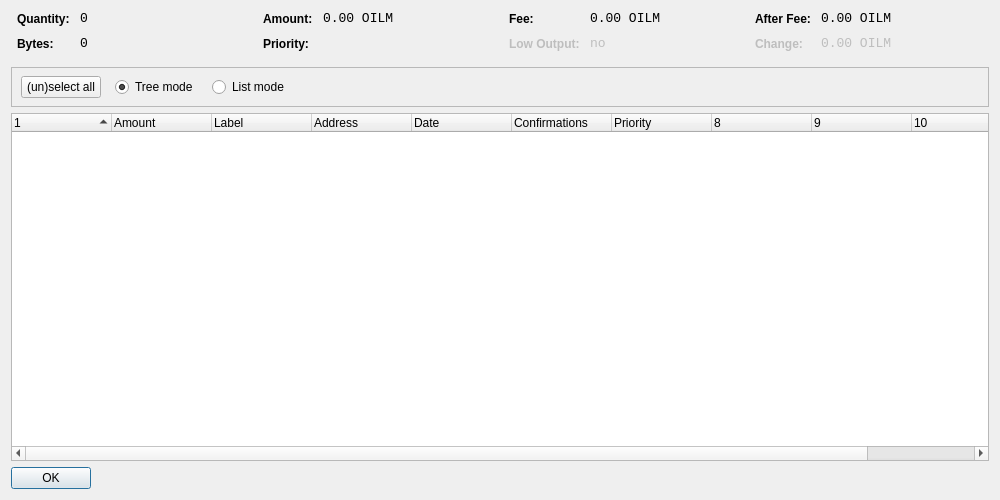
<?xml version="1.0" encoding="UTF-8"?>
<ui version="4.0">
 <class>CoinControlDialog</class>
 <widget class="QDialog" name="CoinControlDialog">
  <property name="geometry">
   <rect>
    <x>0</x>
    <y>0</y>
    <width>1000</width>
    <height>500</height>
   </rect>
  </property>
  <property name="windowTitle">
   <string>Coin Control</string>
  </property>
  <layout class="QVBoxLayout" name="verticalLayout">
   <item>
    <layout class="QHBoxLayout" name="horizontalLayoutTop" stretch="0,0,0,0">
     <property name="topMargin">
      <number>0</number>
     </property>
     <property name="bottomMargin">
      <number>10</number>
     </property>
     <item>
      <layout class="QFormLayout" name="formLayoutCoinControl1">
       <property name="horizontalSpacing">
        <number>10</number>
       </property>
       <property name="verticalSpacing">
        <number>10</number>
       </property>
       <property name="leftMargin">
        <number>6</number>
       </property>
       <property name="rightMargin">
        <number>6</number>
       </property>
       <item row="0" column="0">
        <widget class="QLabel" name="labelCoinControlQuantityText">
         <property name="styleSheet">
          <string notr="true">font-weight:bold;</string>
         </property>
         <property name="text">
          <string>Quantity:</string>
         </property>
        </widget>
       </item>
       <item row="0" column="1">
        <widget class="QLabel" name="labelCoinControlQuantity">
         <property name="font">
          <font>
           <family>Monospace</family>
           <pointsize>10</pointsize>
          </font>
         </property>
         <property name="cursor">
          <cursorShape>IBeamCursor</cursorShape>
         </property>
         <property name="contextMenuPolicy">
          <enum>Qt::ActionsContextMenu</enum>
         </property>
         <property name="text">
          <string notr="true">0</string>
         </property>
         <property name="textInteractionFlags">
          <set>Qt::LinksAccessibleByMouse|Qt::TextSelectableByKeyboard|Qt::TextSelectableByMouse</set>
         </property>
        </widget>
       </item>
       <item row="1" column="0">
        <widget class="QLabel" name="labelCoinControlBytesText">
         <property name="styleSheet">
          <string notr="true">font-weight:bold;</string>
         </property>
         <property name="text">
          <string>Bytes:</string>
         </property>
        </widget>
       </item>
       <item row="1" column="1">
        <widget class="QLabel" name="labelCoinControlBytes">
         <property name="font">
          <font>
           <family>Monospace</family>
           <pointsize>10</pointsize>
          </font>
         </property>
         <property name="cursor">
          <cursorShape>IBeamCursor</cursorShape>
         </property>
         <property name="contextMenuPolicy">
          <enum>Qt::ActionsContextMenu</enum>
         </property>
         <property name="text">
          <string notr="true">0</string>
         </property>
         <property name="textInteractionFlags">
          <set>Qt::LinksAccessibleByMouse|Qt::TextSelectableByKeyboard|Qt::TextSelectableByMouse</set>
         </property>
        </widget>
       </item>
      </layout>
     </item>
     <item>
      <layout class="QFormLayout" name="formLayoutCoinControl2">
       <property name="horizontalSpacing">
        <number>10</number>
       </property>
       <property name="verticalSpacing">
        <number>10</number>
       </property>
       <property name="leftMargin">
        <number>6</number>
       </property>
       <property name="rightMargin">
        <number>6</number>
       </property>
       <item row="0" column="0">
        <widget class="QLabel" name="labelCoinControlAmountText">
         <property name="styleSheet">
          <string notr="true">font-weight:bold;</string>
         </property>
         <property name="text">
          <string>Amount:</string>
         </property>
        </widget>
       </item>
       <item row="0" column="1">
        <widget class="QLabel" name="labelCoinControlAmount">
         <property name="font">
          <font>
           <family>Monospace</family>
           <pointsize>10</pointsize>
          </font>
         </property>
         <property name="cursor">
          <cursorShape>IBeamCursor</cursorShape>
         </property>
         <property name="contextMenuPolicy">
          <enum>Qt::ActionsContextMenu</enum>
         </property>
         <property name="text">
          <string notr="true">0.00 OILM</string>
         </property>
         <property name="textInteractionFlags">
          <set>Qt::LinksAccessibleByMouse|Qt::TextSelectableByKeyboard|Qt::TextSelectableByMouse</set>
         </property>
        </widget>
       </item>
       <item row="1" column="0">
        <widget class="QLabel" name="labelCoinControlPriorityText">
         <property name="styleSheet">
          <string notr="true">font-weight:bold;</string>
         </property>
         <property name="text">
          <string>Priority:</string>
         </property>
        </widget>
       </item>
       <item row="1" column="1">
        <widget class="QLabel" name="labelCoinControlPriority">
         <property name="font">
          <font>
           <family>Monospace</family>
           <pointsize>10</pointsize>
          </font>
         </property>
         <property name="cursor">
          <cursorShape>IBeamCursor</cursorShape>
         </property>
         <property name="contextMenuPolicy">
          <enum>Qt::ActionsContextMenu</enum>
         </property>
         <property name="text">
          <string/>
         </property>
         <property name="textInteractionFlags">
          <set>Qt::LinksAccessibleByMouse|Qt::TextSelectableByKeyboard|Qt::TextSelectableByMouse</set>
         </property>
        </widget>
       </item>
      </layout>
     </item>
     <item>
      <layout class="QFormLayout" name="formLayoutCoinControl3">
       <property name="horizontalSpacing">
        <number>10</number>
       </property>
       <property name="verticalSpacing">
        <number>10</number>
       </property>
       <property name="leftMargin">
        <number>6</number>
       </property>
       <property name="rightMargin">
        <number>6</number>
       </property>
       <item row="0" column="0">
        <widget class="QLabel" name="labelCoinControlFeeText">
         <property name="styleSheet">
          <string notr="true">font-weight:bold;</string>
         </property>
         <property name="text">
          <string>Fee:</string>
         </property>
        </widget>
       </item>
       <item row="0" column="1">
        <widget class="QLabel" name="labelCoinControlFee">
         <property name="font">
          <font>
           <family>Monospace</family>
           <pointsize>10</pointsize>
          </font>
         </property>
         <property name="cursor">
          <cursorShape>IBeamCursor</cursorShape>
         </property>
         <property name="contextMenuPolicy">
          <enum>Qt::ActionsContextMenu</enum>
         </property>
         <property name="text">
          <string notr="true">0.00 OILM</string>
         </property>
         <property name="textInteractionFlags">
          <set>Qt::LinksAccessibleByMouse|Qt::TextSelectableByKeyboard|Qt::TextSelectableByMouse</set>
         </property>
        </widget>
       </item>
       <item row="1" column="0">
        <widget class="QLabel" name="labelCoinControlLowOutputText">
         <property name="enabled">
          <bool>false</bool>
         </property>
         <property name="styleSheet">
          <string notr="true">font-weight:bold;</string>
         </property>
         <property name="text">
          <string>Low Output:</string>
         </property>
        </widget>
       </item>
       <item row="1" column="1">
        <widget class="QLabel" name="labelCoinControlLowOutput">
         <property name="enabled">
          <bool>false</bool>
         </property>
         <property name="font">
          <font>
           <family>Monospace</family>
           <pointsize>10</pointsize>
          </font>
         </property>
         <property name="cursor">
          <cursorShape>IBeamCursor</cursorShape>
         </property>
         <property name="contextMenuPolicy">
          <enum>Qt::ActionsContextMenu</enum>
         </property>
         <property name="text">
          <string notr="true">no</string>
         </property>
         <property name="textInteractionFlags">
          <set>Qt::LinksAccessibleByMouse|Qt::TextSelectableByKeyboard|Qt::TextSelectableByMouse</set>
         </property>
        </widget>
       </item>
      </layout>
     </item>
     <item>
      <layout class="QFormLayout" name="formLayoutCoinControl4">
       <property name="horizontalSpacing">
        <number>10</number>
       </property>
       <property name="verticalSpacing">
        <number>10</number>
       </property>
       <property name="leftMargin">
        <number>6</number>
       </property>
       <property name="rightMargin">
        <number>6</number>
       </property>
       <item row="0" column="0">
        <widget class="QLabel" name="labelCoinControlAfterFeeText">
         <property name="styleSheet">
          <string notr="true">font-weight:bold;</string>
         </property>
         <property name="text">
          <string>After Fee:</string>
         </property>
        </widget>
       </item>
       <item row="0" column="1">
        <widget class="QLabel" name="labelCoinControlAfterFee">
         <property name="font">
          <font>
           <family>Monospace</family>
           <pointsize>10</pointsize>
          </font>
         </property>
         <property name="cursor">
          <cursorShape>IBeamCursor</cursorShape>
         </property>
         <property name="contextMenuPolicy">
          <enum>Qt::ActionsContextMenu</enum>
         </property>
         <property name="text">
          <string notr="true">0.00 OILM</string>
         </property>
         <property name="textInteractionFlags">
          <set>Qt::LinksAccessibleByMouse|Qt::TextSelectableByKeyboard|Qt::TextSelectableByMouse</set>
         </property>
        </widget>
       </item>
       <item row="1" column="0">
        <widget class="QLabel" name="labelCoinControlChangeText">
         <property name="enabled">
          <bool>false</bool>
         </property>
         <property name="styleSheet">
          <string notr="true">font-weight:bold;</string>
         </property>
         <property name="text">
          <string>Change:</string>
         </property>
        </widget>
       </item>
       <item row="1" column="1">
        <widget class="QLabel" name="labelCoinControlChange">
         <property name="enabled">
          <bool>false</bool>
         </property>
         <property name="font">
          <font>
           <family>Monospace</family>
           <pointsize>10</pointsize>
          </font>
         </property>
         <property name="cursor">
          <cursorShape>IBeamCursor</cursorShape>
         </property>
         <property name="contextMenuPolicy">
          <enum>Qt::ActionsContextMenu</enum>
         </property>
         <property name="text">
          <string notr="true">0.00 OILM</string>
         </property>
         <property name="textInteractionFlags">
          <set>Qt::LinksAccessibleByMouse|Qt::TextSelectableByKeyboard|Qt::TextSelectableByMouse</set>
         </property>
        </widget>
       </item>
      </layout>
     </item>
    </layout>
   </item>
   <item>
    <widget class="QFrame" name="frame">
     <property name="minimumSize">
      <size>
       <width>0</width>
       <height>40</height>
      </size>
     </property>
     <property name="frameShape">
      <enum>QFrame::StyledPanel</enum>
     </property>
     <property name="frameShadow">
      <enum>QFrame::Sunken</enum>
     </property>
     <widget class="QWidget" name="horizontalLayoutWidget">
      <property name="geometry">
       <rect>
        <x>10</x>
        <y>0</y>
        <width>781</width>
        <height>41</height>
       </rect>
      </property>
      <layout class="QHBoxLayout" name="horizontalLayoutPanel" stretch="0,0,0,0,0">
       <property name="spacing">
        <number>14</number>
       </property>
       <item>
        <widget class="QPushButton" name="pushButtonSelectAll">
         <property name="sizePolicy">
          <sizepolicy hsizetype="Maximum" vsizetype="Fixed">
           <horstretch>0</horstretch>
           <verstretch>0</verstretch>
          </sizepolicy>
         </property>
         <property name="text">
          <string>(un)select all</string>
         </property>
        </widget>
       </item>
       <item>
        <widget class="QRadioButton" name="radioTreeMode">
         <property name="sizePolicy">
          <sizepolicy hsizetype="Maximum" vsizetype="Fixed">
           <horstretch>0</horstretch>
           <verstretch>0</verstretch>
          </sizepolicy>
         </property>
         <property name="text">
          <string>Tree mode</string>
         </property>
         <property name="checked">
          <bool>true</bool>
         </property>
        </widget>
       </item>
       <item>
        <widget class="QRadioButton" name="radioListMode">
         <property name="sizePolicy">
          <sizepolicy hsizetype="Maximum" vsizetype="Fixed">
           <horstretch>0</horstretch>
           <verstretch>0</verstretch>
          </sizepolicy>
         </property>
         <property name="text">
          <string>List mode</string>
         </property>
        </widget>
       </item>
       <item>
        <spacer name="horizontalSpacer">
         <property name="orientation">
          <enum>Qt::Horizontal</enum>
         </property>
         <property name="sizeHint" stdset="0">
          <size>
           <width>40</width>
           <height>20</height>
          </size>
         </property>
        </spacer>
       </item>
      </layout>
     </widget>
    </widget>
   </item>
   <item>
    <widget class="CoinControlTreeWidget" name="treeWidget">
     <property name="contextMenuPolicy">
      <enum>Qt::CustomContextMenu</enum>
     </property>
     <property name="sortingEnabled">
      <bool>false</bool>
     </property>
     <property name="columnCount">
      <number>11</number>
     </property>
     <attribute name="headerShowSortIndicator" stdset="0">
      <bool>true</bool>
     </attribute>
     <attribute name="headerStretchLastSection">
      <bool>false</bool>
     </attribute>
     <column>
      <property name="text">
       <string/>
      </property>
     </column>
     <column>
      <property name="text">
       <string>Amount</string>
      </property>
     </column>
     <column>
      <property name="text">
       <string>Label</string>
      </property>
     </column>
     <column>
      <property name="text">
       <string>Address</string>
      </property>
     </column>
     <column>
      <property name="text">
       <string>Date</string>
      </property>
     </column>
     <column>
      <property name="text">
       <string>Confirmations</string>
      </property>
      <property name="toolTip">
       <string>Confirmed</string>
      </property>
     </column>
     <column>
      <property name="text">
       <string>Priority</string>
      </property>
     </column>
     <column>
      <property name="text">
       <string/>
      </property>
     </column>
     <column>
      <property name="text">
       <string/>
      </property>
     </column>
     <column>
      <property name="text">
       <string/>
      </property>
     </column>
     <column>
      <property name="text">
       <string/>
      </property>
     </column>
    </widget>
   </item>
   <item>
    <widget class="QDialogButtonBox" name="buttonBox">
     <property name="sizePolicy">
      <sizepolicy hsizetype="Maximum" vsizetype="Fixed">
       <horstretch>0</horstretch>
       <verstretch>0</verstretch>
      </sizepolicy>
     </property>
     <property name="orientation">
      <enum>Qt::Horizontal</enum>
     </property>
     <property name="standardButtons">
      <set>QDialogButtonBox::Ok</set>
     </property>
    </widget>
   </item>
  </layout>
 </widget>
 <customwidgets>
  <customwidget>
   <class>CoinControlTreeWidget</class>
   <extends>QTreeWidget</extends>
   <header>coincontroltreewidget.h</header>
  </customwidget>
 </customwidgets>
 <resources/>
 <connections/>
</ui>
